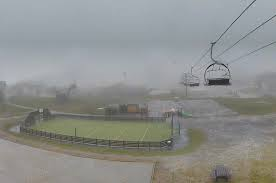
%> input picture Image_denoise_and_dehaze/images/fog.jfif, 276 x 183 px
$ octave Final_main.m   (GNU Octave 9; MATLAB toolbox functions it lacks are replaced by stand-ins)
%> lines starting %> are read from the running program, lines starting %| are printed output that depends on the picture; in (x1, y1, x2, y2) boxes, pixels count from 0 and x2, y2 are one past the last pixel; in counts of white or black regions, pixels touching at a corner belong together; the program's own positions count from 1
### Image_denoise_and_dehaze/final/final/main/MSE.m
function MSE = MSE(noiseImg, filteredImg)

noiseImg = double(noiseImg);
filteredImg = double(filteredImg);

[M N] = size(noiseImg);
error = noiseImg - filteredImg;
MSE = sum(sum(error .* error)) / (M * N);
end

### Image_denoise_and_dehaze/final/final/main/PSNR.m

%Program for Peak Signal to Noise Ratio Calculation

function PSNRV = PSNR(noiseImg, filteredImg)

noiseImg = double(noiseImg);
filteredImg = double(filteredImg);

[M, N] = size(noiseImg);
error = noiseImg - filteredImg;
MSE = sum(sum(error .* error)) / (M * N);

if(MSE > 0)
    PSNRV = 10*log(255*255/MSE) / log(10);
else
    PSNRV = 99;
end

### Image_denoise_and_dehaze/final/final/main/dehaze.m
function [ radiance ] = dehaze( image, omega, win_size, lambda )
%DEHZE Summary of this function goes here
%   Detailed explanation goes here

if ~exist('omega', 'var')
    omega = 0.95;
end

if ~exist('win_size', 'var')
    win_size = 15;
end

if ~exist('lambda', 'var')
    lambda = 0.0001;
end

[m, n, ~] = size(image);

dark_channel = get_dark_channel(image, win_size);

atmosphere = get_atmosphere(image, dark_channel);

trans_est = get_transmission_estimate(image, atmosphere, omega, win_size);

L = get_laplacian(image);

A = L + lambda * speye(size(L));
b = lambda * trans_est(:);

x = A \ b;

transmission = reshape(x, m, n);

radiance = get_radiance(image, transmission, atmosphere);

end

### Image_denoise_and_dehaze/final/final/main/get_dark_channel.m
function dark_channel = get_dark_channel(image, win_size)

[m, n, ~] = size(image);

pad_size = floor(win_size/2);

padded_image = padarray(image, [pad_size pad_size], Inf);

dark_channel = zeros(m, n);

for j = 1 : m
    for i = 1 : n
        patch = padded_image(j : j + (win_size-1), i : i + (win_size-1), :);

        dark_channel(j,i) = min(patch(:));
     end
end

end

### Image_denoise_and_dehaze/final/final/main/get_atmosphere.m
function atmosphere = get_atmosphere(image, dark_channel)

[m, n, ~] = size(image);
n_pixels = m * n;

n_search_pixels = floor(n_pixels * 0.01);

dark_vec = reshape(dark_channel, n_pixels, 1);

image_vec = reshape(image, n_pixels, 3);

[~, indices] = sort(dark_vec, 'descend');

accumulator = zeros(1, 3);

for k = 1 : n_search_pixels
    accumulator = accumulator + image_vec(indices(k),:);
end

atmosphere = accumulator / n_search_pixels;

end

### Image_denoise_and_dehaze/final/final/main/get_transmission_estimate.m
function trans_est = get_transmission_estimate(image, atmosphere, omega, win_size)

[m, n, ~] = size(image);

rep_atmosphere = repmat(reshape(atmosphere, [1, 1, 3]), m, n);

trans_est = 1 - omega * get_dark_channel( image ./ rep_atmosphere, win_size);

end

### Image_denoise_and_dehaze/final/final/main/get_laplacian.m
function [ L ] = get_laplacian( image )
%GET_LAPLACIAN

[m, n, c] = size(image);

img_size = m*n;

win_rad = 1;

epsilon = 0.0000001;

max_num_neigh = (win_rad*2+1)^2;

ind_mat = reshape( 1:img_size, m, n);

indices = 1 : (m*n);

num_ind = length(indices);

max_num_vertex = max_num_neigh * num_ind;

row_inds = zeros( max_num_vertex, 1 );
col_inds = zeros( max_num_vertex, 1 );
vals = zeros( max_num_vertex, 1 );

len = 0;

for k = 1 : length(indices);

    ind = indices(k);

    [i, j] = ind2sub( [m n], ind );

    m_min = max( 1, i - win_rad );
    m_max = min( m, i + win_rad );
    n_min = max( 1, j - win_rad );
    n_max = min( n, j + win_rad );

    win_inds = ind_mat( m_min : m_max, n_min : n_max );
    win_inds = win_inds(:);

    num_neigh = size( win_inds, 1 );

    win_image = image( m_min : m_max, n_min : n_max, : );
    win_image = reshape( win_image, num_neigh, c );

    win_mean = mean( win_image, 1 );

    win_var = inv( (win_image' * win_image / num_neigh) - (win_mean' * win_mean) + (epsilon / num_neigh * eye(c) ) );

    win_image = win_image - repmat( win_mean, num_neigh, 1 );

    win_vals = ( 1 + win_image * win_var * win_image' ) / num_neigh;

    sub_len = num_neigh*num_neigh;

    win_inds = repmat(win_inds, 1, num_neigh);

    row_inds(1+len: len+sub_len) = win_inds(:);

    win_inds = win_inds';

    col_inds(1+len: len+sub_len) = win_inds(:);

    vals(1+len: len+sub_len) = win_vals(:);

    len = len + sub_len;

end

A = sparse(row_inds(1:len),col_inds(1:len),vals(1:len),img_size,img_size);

D = spdiags(sum(A,2),0,n*m,n*m);

L = D - A;

end

### Image_denoise_and_dehaze/final/final/main/Final_main.m
clc
clear all
close all
tic;
[fname,path]=uigetfile('*.*','Browse Image');
%> the answer given: ../../../images/fog.jfif
I = imread([path,fname]);
%> I is the input picture: size 183x276x3 uint8; mean R, G, B 141.4, 143.5, 141
Istrech = imadjust(I,stretchlim(I));
figure(1),imshow(Istrech)
title('Contrast stretched image')


%% Convert RGB image to gray
I1 = rgb2gray(Istrech);
figure(2),imshow(I1,[])
title('RGB to gray (contrast stretched) ')


% ## Gaussian_filter apply

gaussianFilter = fspecial('gaussian',20, 10);
img_filted = imfilter(I1, gaussianFilter,'symmetric');
figure(3)
imshow(img_filted);
title('gaussianFilter Filted Image');

% ##canny edge filter apply

filted_edges = edge(img_filted, 'Canny');
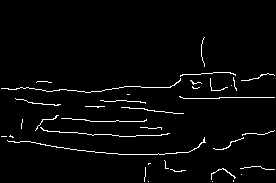
%> filted_edges: size 183x276 logical; 2.8% white in thin lines or dots, all inside (x1, y1, x2, y2) = (1, 37, 275, 182)
figure(4);
subplot(121);
imshow(filted_edges);
title('Edges found in filted image');
img_edges = edge(I1, 'Canny');
%> img_edges: size 183x276 logical; 8% white in thin lines or dots
subplot(122);
imshow(img_edges);


%% Apply median filter to smoothen the image

K = medfilt2(I1);
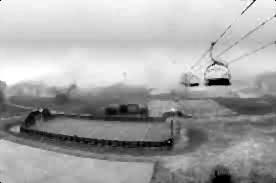
%> K: size 183x276 uint8; min 0, max 255, mean 166
figure(45),imshow(K)
title('median filter')

%MSE and PSNR measurement

disp('<--------------- Median  filter  ---------------------------->');
disp('Mean Square Error ');
disp(MSE(I1,K));
%> in MSE, `error = noiseImg - filteredImg;`:
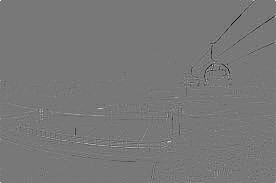
%> error: size 183x276 double; min -219, max 245, mean -0.1; drawn with min black and max white
%> in MSE, `MSE = sum(sum(error .* error)) / (M * N);`: MSE = 139
%| 138.97
disp('Peak Signal to Noise Ratio');
disp(PSNR(I1,K));
%> in PSNR, `PSNRV = 10*log(255*255/MSE) / log(10);`: PSNRV = 26.7
%| 26.702
disp('<--------------------------------------------------------->');


image = I;
hsvImage = rgb2hsv(image);
%> hsvImage: size 183x276x3 double; mean H, S, V 0.376, 0.093, 0.58

imageHeq = histeq(hsvImage(:,:,3));
hsvResult = hsvImage;
hsvResult(:,:,3) = imageHeq;
%> hsvResult: size 183x276x3 double; mean H, S, V 0.376, 0.093, 0.5

rgbResult = hsv2rgb(hsvResult);
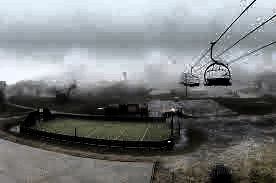
%> rgbResult: size 183x276x3 double; mean R, G, B 0.471, 0.483, 0.486

result = dehaze(rgbResult, 0.95, 5);
%> in get_dark_channel, `padded_image = padarray(image, [pad_size pad_size], Inf);`: padded_image: size 187x280x3 double; 3.54% of the values are NaN or infinite; the others: min 0, max 1, mean 0.48
%> after the loop in get_dark_channel, `for j = 1 : m`:
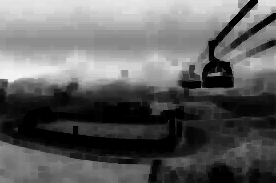
%> dark_channel: size 183x276 double; min 0, max 0.956, mean 0.383
%> the loop in get_atmosphere, `for k = 1 : n_search_pixels` made 505 passes
%> accumulator on passes 1 to 3: [0.957 0.973 1], [1.91 1.95 2], [2.87 2.92 3]
%> after the loop in get_atmosphere, `for k = 1 : n_search_pixels`: accumulator = [476.7 485.5 501.5]
%> in get_atmosphere, `atmosphere = accumulator / n_search_pixels;`: atmosphere = [0.944 0.961 0.993]
%> in get_transmission_estimate, `rep_atmosphere = repmat(reshape(atmosphere, [1, 1, 3]), m, n);`:
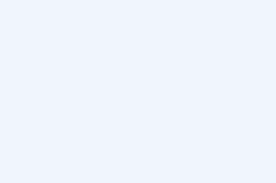
%> rep_atmosphere: size 183x276x3 double; mean R, G, B 0.944, 0.961, 0.993
%> in get_dark_channel (call 2), `padded_image = padarray(image, [pad_size pad_size], Inf);`: padded_image: size 187x280x3 double; 3.54% of the values are NaN or infinite; the others: min 0, max 1.06, mean 0.497
%> in get_transmission_estimate, `trans_est = 1 - omega * get_dark_channel( image ./ rep_atmosphere, win..`:
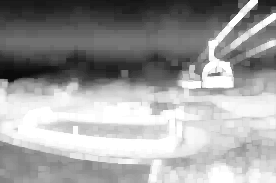
%> trans_est: size 183x276 double; min 0.0433, max 1, mean 0.62
%> (the run ends here)
